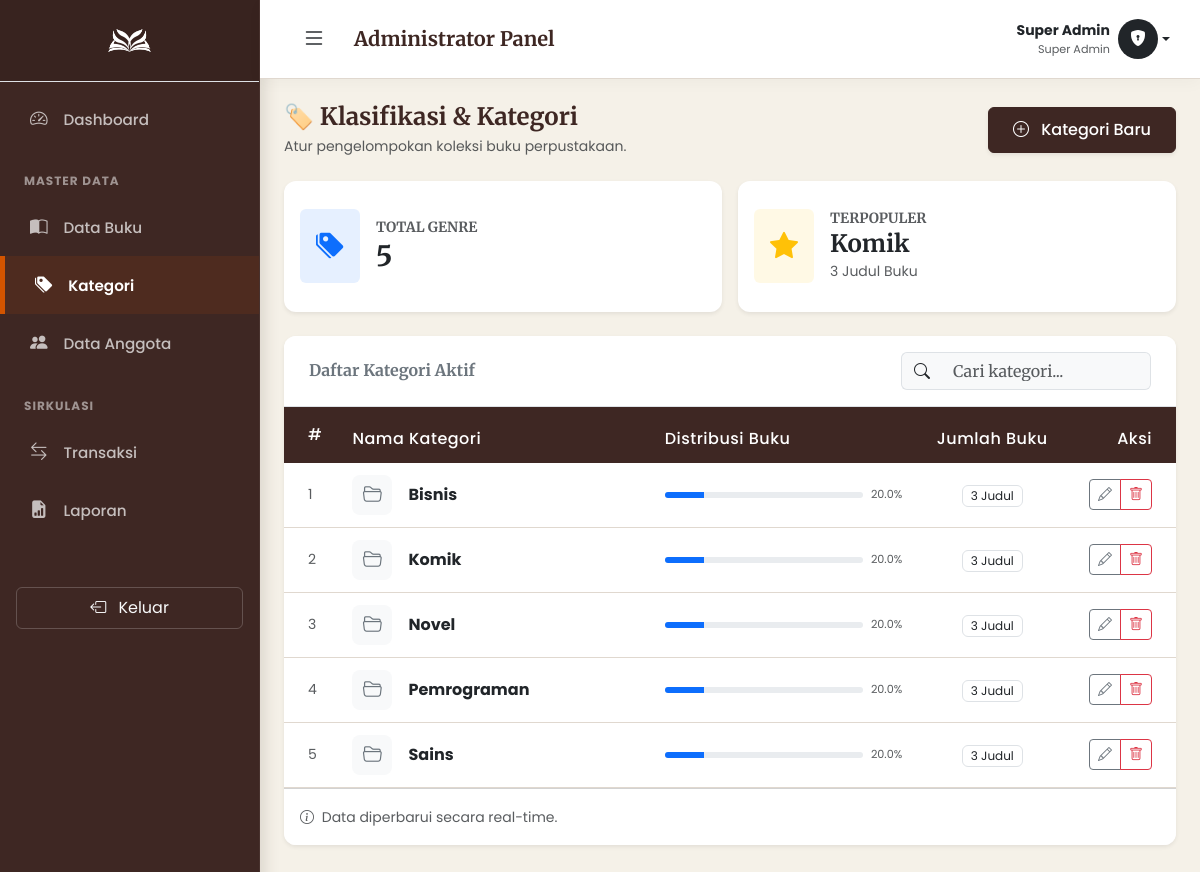
Page /pages/admin/kategori/index.php (signed in) on the committed database.
### tables this page shows
CREATE TABLE `kategori` (
  `id_kategori` int(11) NOT NULL,
  `nama_kategori` varchar(50) NOT NULL
);

### pages/admin/kategori/index.php (the view, shortened to what this page needs)
<?php
include '../../../config/koneksi.php';
$q_total_kat = mysqli_fetch_assoc(mysqli_query($koneksi, "SELECT COUNT(*) as total FROM kategori"));
$q_total_buku = mysqli_fetch_assoc(mysqli_query($koneksi, "SELECT COUNT(*) as total FROM buku"));
$total_buku_all = $q_total_buku['total'];
$q_top = mysqli_query($koneksi, "
    SELECT k.nama_kategori, COUNT(b.id_buku) as jumlah
    FROM kategori k
    JOIN buku b ON k.id_kategori = b.id_kategori
    GROUP BY k.id_kategori
    ORDER BY jumlah DESC LIMIT 1
");
$d_top = mysqli_fetch_assoc($q_top);
?>
<!DOCTYPE html>
<html lang="id">
<head>
    <link href="https://cdn.jsdelivr.net/npm/bootstrap@5.3.0/dist/css/bootstrap.min.css" rel="stylesheet">
    <link rel="stylesheet" href="https://cdn.jsdelivr.net/npm/bootstrap-icons@1.11.1/font/bootstrap-icons.css">
    <link rel="stylesheet" href="../../../assets/css/style.css">
</head>
<body>
    <div class="d-flex" id="wrapper">
        <?php include '../components/sidebar.php'; ?>
        <div id="page-content-wrapper">
            <?php include '../components/navbar.php'; ?>
            <div class="container-fluid px-4 py-4">
                <div class="d-flex flex-column flex-md-row justify-content-between align-items-md-center mb-4 gap-3">
                    <div>
                        <h4 class="fw-bold mb-1" style="color: var(--wood-dark);">🏷️ Klasifikasi & Kategori</h4>
                        <p class="text-muted small mb-0">Atur pengelompokan koleksi buku perpustakaan.</p>
                    </div>
                    <a href="tambah.php" class="btn btn-primary shadow-sm px-4">
                        <i class="bi bi-plus-circle me-2"></i> Kategori Baru
                    </a>
                </div>
                <div class="row g-3 mb-4">
                    <div class="col-md-6">
                        <div class="card border-0 shadow-sm p-3 h-100 d-flex flex-row align-items-center">
                            <div class="bg-primary bg-opacity-10 text-primary p-3 rounded me-3">
                                <i class="bi bi-tags-fill fs-3"></i>
                            </div>
                            <div>
                                <h6 class="text-muted text-uppercase small mb-1">Total Genre</h6>
                                <h3 class="mb-0 fw-bold text-dark"><?= $q_total_kat['total']; ?></h3>
                            </div>
                        </div>
                    </div>
                    <div class="col-md-6">
                        <div class="card border-0 shadow-sm p-3 h-100 d-flex flex-row align-items-center">
                            <div class="bg-warning bg-opacity-10 text-warning p-3 rounded me-3">
                                <i class="bi bi-star-fill fs-3"></i>
                            </div>
                            <div>
                                <h6 class="text-muted text-uppercase small mb-1">Terpopuler</h6>
                                <h4 class="mb-0 fw-bold text-dark">
                                    <?= ($d_top) ? $d_top['nama_kategori'] : '-'; ?>
                                </h4>
                                <small class="text-muted">
                                    <?= ($d_top) ? $d_top['jumlah'].' Judul Buku' : 'Belum ada data'; ?>
                                </small>
                            </div>
                        </div>
                    </div>
                </div>
                <div class="card shadow-sm border-0">
                    <div class="card-header bg-white py-3 border-bottom d-flex justify-content-between align-items-center">
                        <h6 class="mb-0 fw-bold text-secondary">Daftar Kategori Aktif</h6>
                        <div class="input-group" style="width: 250px;">
                            <span class="input-group-text bg-light border-end-0"><i class="bi bi-search"></i></span>
                            <input type="text" id="searchInput" class="form-control bg-light border-start-0" placeholder="Cari kategori...">
                        </div>
                    </div>
                    <div class="card-body p-0">
                        <div class="table-responsive">
                            <table class="table table-hover align-middle mb-0" id="dataTable">
                                <thead class="bg-light">
                                    <tr>
                                        <th class="ps-4 py-3" width="5%">#</th>
                                        <th width="35%">Nama Kategori</th>
                                        <th width="30%">Distribusi Buku</th>
                                        <th class="text-center">Jumlah Buku</th>
                                        <th class="text-end pe-4">Aksi</th>
                                    </tr>
                                </thead>
                                <tbody>
                                    <?php
                                    $query = mysqli_query($koneksi, "
                                        SELECT k.*, COUNT(b.id_buku) as jumlah_buku
                                        FROM kategori k
                                        LEFT JOIN buku b ON k.id_kategori = b.id_kategori
                                        GROUP BY k.id_kategori
                                        ORDER BY k.nama_kategori ASC
                                    ");
                                    $no = 1;
                                    while ($row = mysqli_fetch_assoc($query)) {
                                        $persen = ($row['jumlah_buku'] / $total_buku_all) * 100;
                                        if($persen > 20) $color = 'bg-success';
                                        elseif($persen > 10) $color = 'bg-primary';
                                        else $color = 'bg-secondary';
                                    ?>
                                    <tr>
                                        <td class="ps-4 text-muted small"><?= $no++; ?></td>
                                        <td>
                                            <div class="d-flex align-items-center">
                                                <div class="cat-icon bg-light text-secondary me-3">
                                                    <i class="bi bi-folder2-open"></i>
                                                </div>
                                                <span class="fw-bold text-dark"><?= $row['nama_kategori']; ?></span>
                                            </div>
                                        </td>
                                        <td>
                                            <div class="d-flex align-items-center">
                                                <div class="progress progress-slim w-100 me-2">
                                                    <div class="progress-bar <?= $color; ?>" style="width: <?= $persen; ?>%"></div>
                                                </div>
                                                <small class="text-muted" style="font-size: 0.7rem; width: 35px;"><?= number_format($persen, 1); ?>%</small>
                                            </div>
                                        </td>
                                        <td class="text-center">
                                            <?php if($row['jumlah_buku'] > 0): ?>
                                                <span class="badge bg-white border text-dark fw-normal">
                                                    <?= $row['jumlah_buku']; ?> Judul
                                                </span>
                                            <?php else: ?>
                                                <span class="badge bg-light text-muted">Kosong</span>
                                            <?php endif; ?>
                                        </td>
                                        <td class="text-end pe-4">
                                            <div class="btn-group">
                                                <a href="edit.php?id=<?= $row['id_kategori']; ?>" class="btn btn-sm btn-outline-secondary" title="Edit Nama"><i class="bi bi-pencil"></i></a>
                                                <?php $pesan_hapus = ($row['jumlah_buku'] > 0) ? "PERINGATAN: Kategori ini memiliki {$row['jumlah_buku']} buku. Jika dihapus, buku tersebut akan kehilangan kategorinya. Tetap hapus?" : "Hapus kategori ini?"; ?>
                                                <a href="hapus.php?id=<?= $row['id_kategori']; ?>" class="btn btn-sm btn-outline-danger" onclick="return confirm('<?= $pesan_hapus; ?>')" title="Hapus"><i class="bi bi-trash"></i></a>
                                            </div>
                                        </td>
                                    </tr>
                                    <?php } ?>
                                </tbody>
                            </table>
                        </div>
                    </div>
                    <div class="card-footer bg-white py-3">
                        <small class="text-muted"><i class="bi bi-info-circle me-1"></i> Data diperbarui secara real-time.</small>
                    </div>
                </div>
            </div>
        </div>
    </div>
</body>
</html>

### assets/css/style.css (style rules this page uses)
:root { --wood-dark: #3E2723; --wood-medium: #5D4037; --wood-light: #8D6E63; --copper-accent: #D35400; --copper-hover: #E67E22; --bg-cream: #F5F1E8; --card-bg: #FFFFFF; --text-main: #2C1B18; --text-muted: #6D605B; --border-color: #E0D8CF; --status-success: #27ae60; --status-warning: #f39c12; --status-danger: #c0392b; }
body { background-color: var(--bg-cream); font-family: 'Poppins', sans-serif; color: var(--text-main); overflow-x: hidden; }
h1, h2, h3, h4, h5, h6, .brand-font { font-family: 'Merriweather', serif; font-weight: 700; color: var(--wood-dark); }
a { text-decoration: none; color: var(--wood-dark); transition: 0.3s; }
#wrapper { display: flex; width: 100%; align-items: stretch; transition: all 0.3s; }
#page-content-wrapper { width: 100%; padding: 0; transition: all 0.3s; background-color: var(--bg-cream); }
.card { border: 1px solid var(--border-color); border-radius: 12px; background-color: var(--card-bg); box-shadow: 0 4px 6px rgba(62, 39, 35, 0.02); margin-bottom: 25px; overflow: hidden; }
.card-header { background-color: #fff; border-bottom: 2px solid var(--bg-cream); font-family: 'Merriweather', serif; font-weight: 700; color: var(--wood-dark); padding: 18px 25px; }
.table { margin-bottom: 0; }
.table thead th { background-color: var(--wood-dark); color: #fff; font-weight: 500; border: none; padding: 12px 15px; letter-spacing: 0.5px; }
.table tbody td { padding: 12px 15px; vertical-align: middle; color: var(--text-main); border-bottom: 1px solid var(--border-color); }
.btn-primary { background-color: var(--wood-dark); border-color: var(--wood-dark); padding: 10px 20px; font-weight: 500; transition: 0.3s; }

### pages/admin/kategori/index.php (style rules this page uses)
.cat-icon { width: 40px; height: 40px; display: flex; align-items: center; justify-content: center; border-radius: 8px; font-size: 1.2rem; }
.progress-slim { height: 6px; border-radius: 3px; background-color: #e9ecef; }

### rows in the picture
kategori: nama_kategori "Bisnis", $persen 20 (drawn), persen "20.0", jumlah_buku "3"
kategori: nama_kategori "Komik", $persen 20 (drawn), persen "20.0", jumlah_buku "3"
kategori: nama_kategori "Novel", $persen 20 (drawn), persen "20.0", jumlah_buku "3"
kategori: nama_kategori "Pemrograman", $persen 20 (drawn), persen "20.0", jumlah_buku "3"
kategori: nama_kategori "Sains", $persen 20 (drawn), persen "20.0", jumlah_buku "3"

### other values in the picture
$_SESSION['nama'] "Super Admin"
$q_total_kat['total'] "5"
$d_top['nama_kategori'] "Komik"
$d_top['jumlah'] "3"
